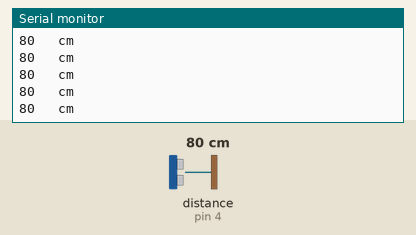
Simulated run of this sketch. Board: Arduino Uno, built with avr-gcc and run on an emulated ATmega328P. On the bench: the last lines printed to the serial monitor. Wiring (inferred from the names in the program): ultrasonic range finder: trigger pin 5; echo pin 4. The inputs (shaded band) are chosen by the test bench; at power-on: distance to the obstacle (sensor on pin 4) 80 cm. The echo pulse lasts 58.3 µs per cm.

Above: at 1.2 s.
1.3 s: distance to the obstacle (sensor on pin 4) set to 2 cm
At 1.34 s:
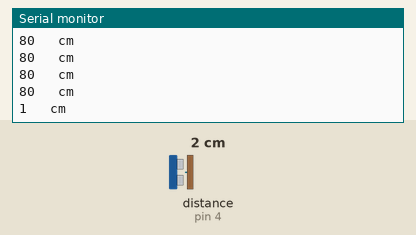
2.8 s: distance to the obstacle (sensor on pin 4) set to 4 cm
At 2.81 s:
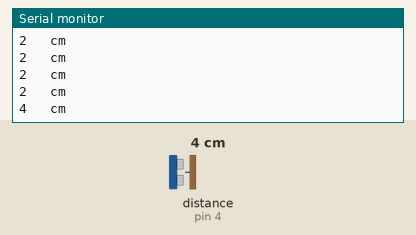
Timing chart, 0 to 5.8 s (numbered marks = the images above; inputs shaded):
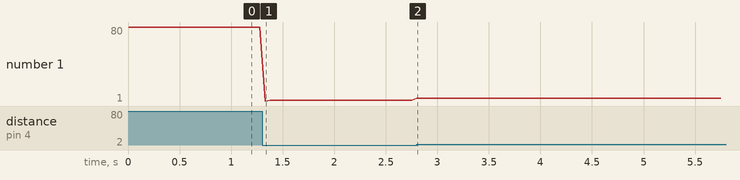

Measured:
- after the input at 1.3 s, the serial monitor: prints a new line at once (image 1)
- after the input at 2.8 s, the serial monitor: prints a new line at once (image 2)
- plotted number 1: 80 → 2 after the input at 1.3 s, 2 → 4 after the input at 2.8 s

The sketch:

Ultrasonic_sensor.ino
```cpp
#define ECHOPIN 4
#define TRIGPIN 5

void setup() {
  Serial.begin(115200);
  pinMode(ECHOPIN,INPUT_PULLUP);
  pinMode(TRIGPIN, OUTPUT);
  digitalWrite(ECHOPIN, HIGH);
}

void loop() {
  digitalWrite(TRIGPIN, LOW);
  delayMicroseconds(2);
  digitalWrite(TRIGPIN, HIGH);
  delayMicroseconds(15);
  digitalWrite(TRIGPIN, LOW);
  int distance = pulseIn(ECHOPIN, HIGH, 26000);
  distance=distance/58;

  Serial.print(distance);
  Serial.println("   cm");
  delay(50);
}
```
